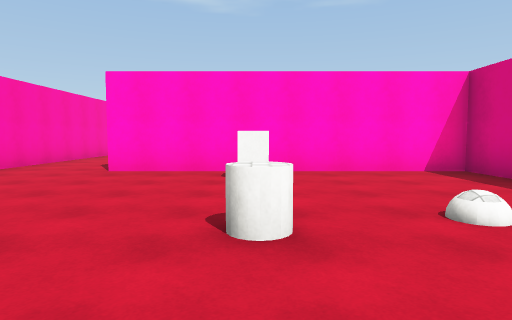
View 1 (above)

16 first-person views from a walk through a scene from a Unity 3-D project. The camera is 1.4 m above the floor, tilts 4° down and sees 75° across. The floor is counted in squares, 2 m on a side. Each view is taken from the middle of a square. On the plan, view 1 faces up. The plan holds only what a view shows up to about 10 squares ahead; the rest is blank. The player character is not drawn. Surface patterns are stand-ins for the level's own textures.

View 2
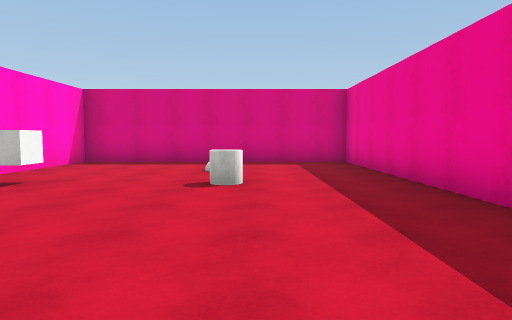

View 3
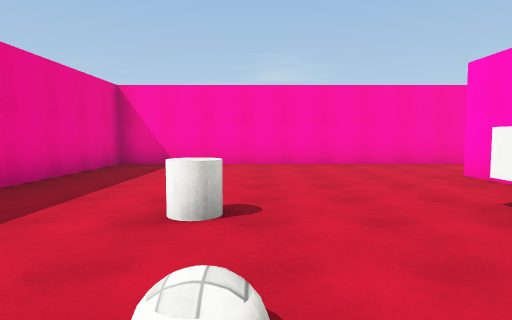

View 4
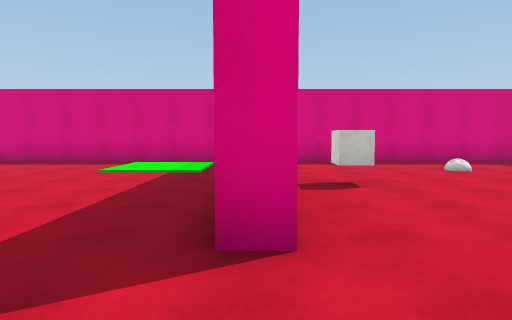

View 5
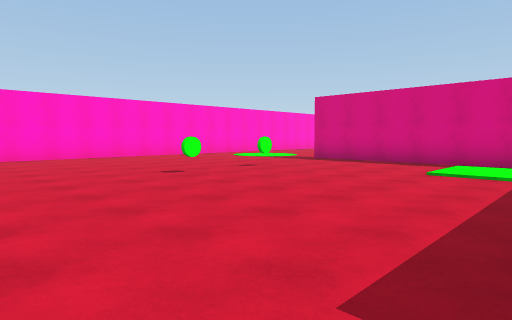

View 6
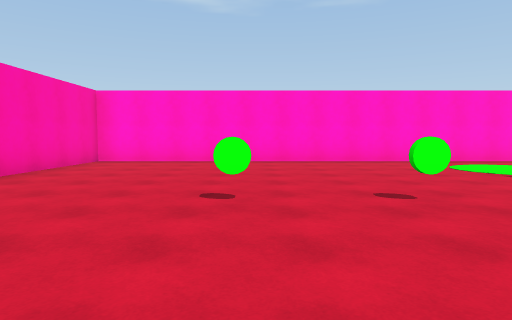

View 7
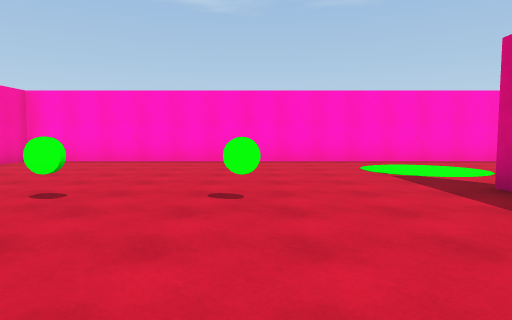

View 8
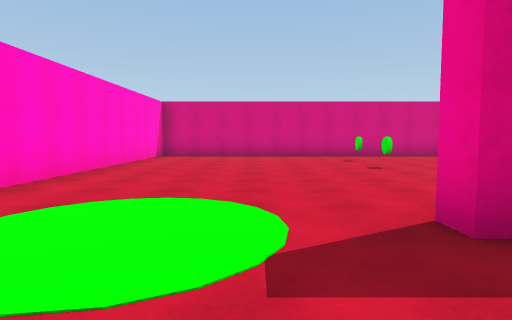

View 9
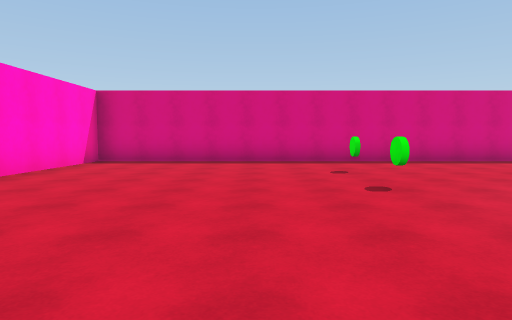

View 10
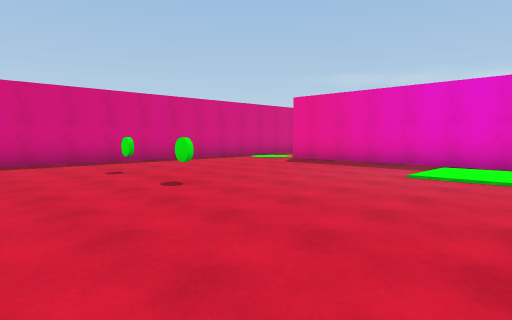

View 11
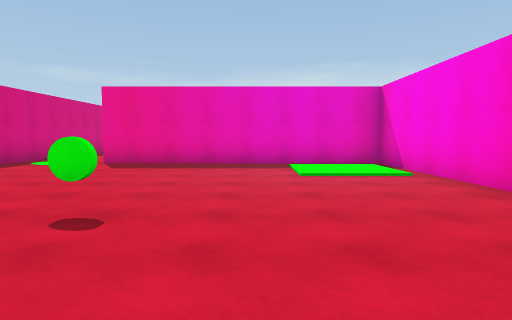

View 12
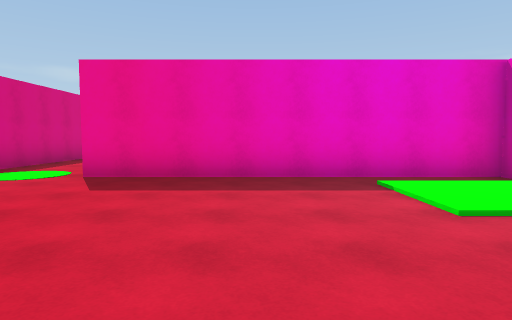

View 13
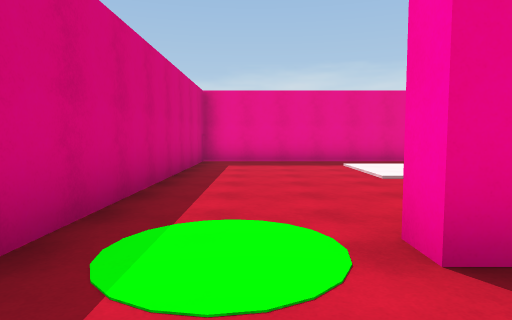

View 14
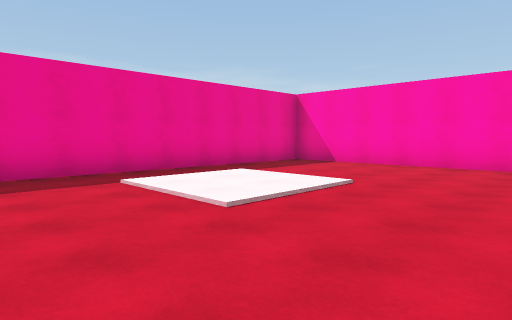

View 15
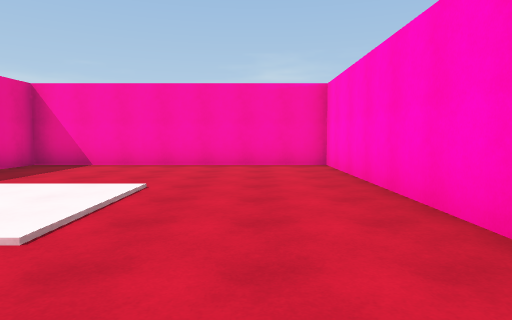

View 16
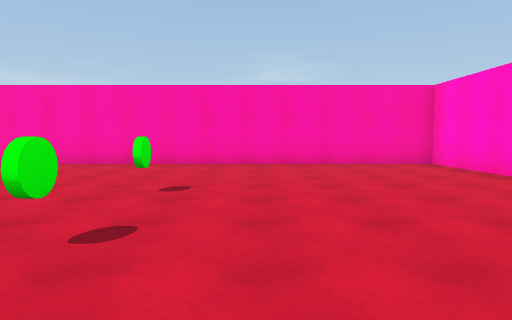

### Floor plan
Points are (right, up) in squares from view 1. A wall is a line through its corners. A room is listed if a view was taken in it or the views show most of it. See-through windows are left out.
Room 1 (views 1, 2, 3)
walls: (-5.5, 6.5) (-5.5, -0.5) (4.3, -0.5) (4.3, 6.8) (-3, 6.8)
ways out: opening at (-4.5, 7) to room 2
objects: other object (0, 2); other object (0, 6); other object (2, 3)
Room 2 (views 4, 5, 6, 7, 8, 9, 10, 11, 12, 13, 14, 15, 16)
walls: (4.7, 11.9) (4.7, 7.2) (12, 7.2) (12, 6.8); (4.3, 8.1) (4.3, 14.5) (4.8, 14.5); (10.8, 6.8) (4.7, 6.8) (4.7, -0.5) (14.5, -0.5) (14.5, 19.5) (-5.5, 19.5) (-5.5, 6.5); (-3, 6.8) (-3, 7.2)
ways out: opening at (-4.5, 7) to room 1
objects: other object (-1, 14); other object (1, 14); other object (10, 13); other object (12, 13)

Positions as (right, up) in squares from view 1, and headings:
1: (0, 0), facing up
2: (-5, 2), facing right
3: (3, 3), facing left
4: (-5, 7), facing right
5: (-5, 8), facing up-right
6: (-1, 10), facing up
7: (1, 10), facing up
8: (2, 16), facing right
9: (5, 15), facing right
10: (5, 16), facing down-right
11: (8, 16), facing down
12: (9, 13), facing down
13: (13, 9), facing down
14: (13, 6), facing down-left
15: (13, 5), facing left
16: (3, 15), facing left
